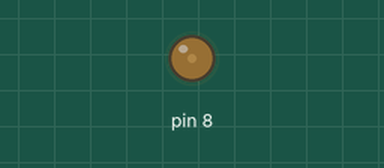
This program was run on a simulated Raspberry Pi (wiringPi pin numbers), started with the argument 3. On the bench: output pins drawn as LEDs (lit = HIGH). Pin numbers are wiringPi numbers. At 2.0 s the program stops and its outputs stay as they are.

Above: at 0.15 s.
At 0.75 s:
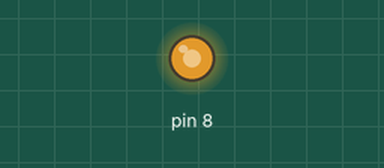
At 1.65 s:
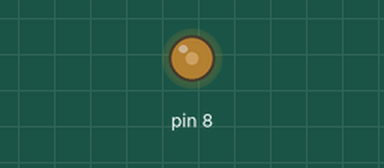
Timing chart, 0 to 3.5 s (numbered marks = the images above):
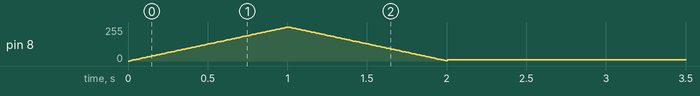

The program:

rampUpPWM.py
```python
#!/usr/bin/python

import wiringpi
import time
import sys

wiringpi.wiringPiSetup()
#wiringpi.pinMode(1, wiringpi.PWM_OUTPUT)

#for x in xrange(0,1024):
#    print x
#    wiringpi.pwmWrite(1,x)
#    time.sleep(0.005)

#for x in xrange(1024,0,-1):
#    print x
#    wiringpi.pwmWrite(1,x)
#    time.sleep(0.005)

wiringpi.softPwmCreate(8, 0, 100)

for x in xrange(0,100):
    wiringpi.softPwmWrite(8,x)
    time.sleep(0.01)

for x in xrange(100,0,-1):
    wiringpi.softPwmWrite(8,x)
    time.sleep(0.01)

wiringpi.softPwmWrite(8,int(sys.argv[1]))
```
